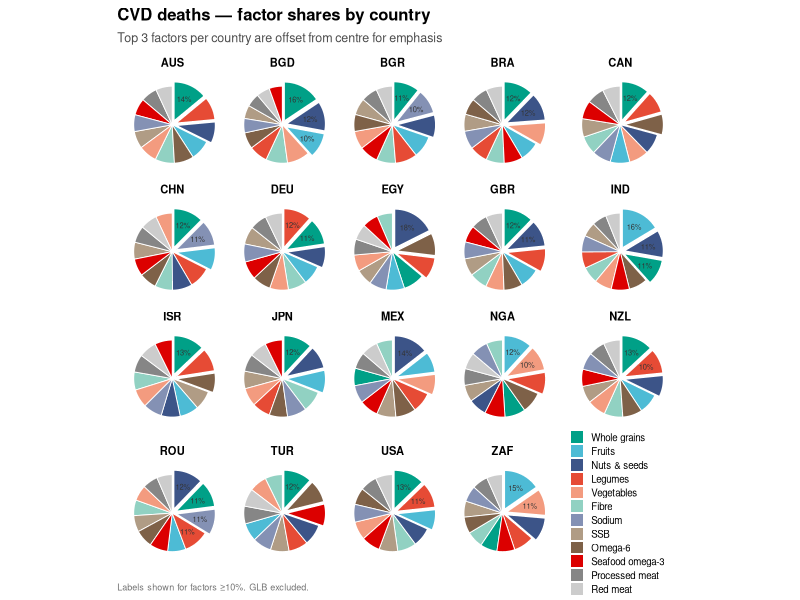
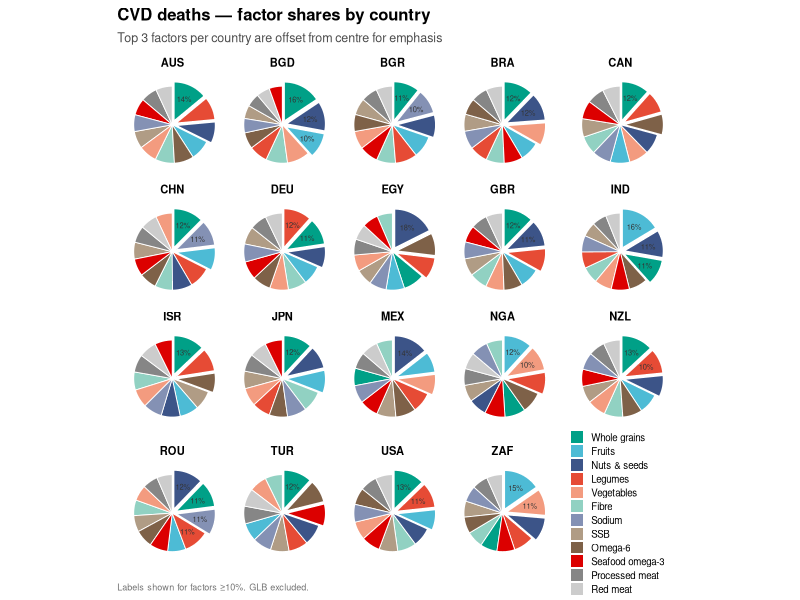
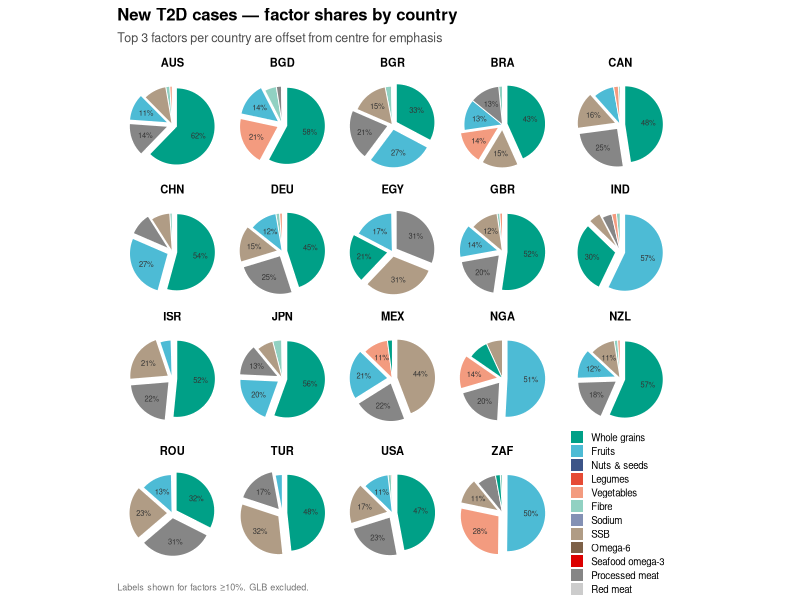
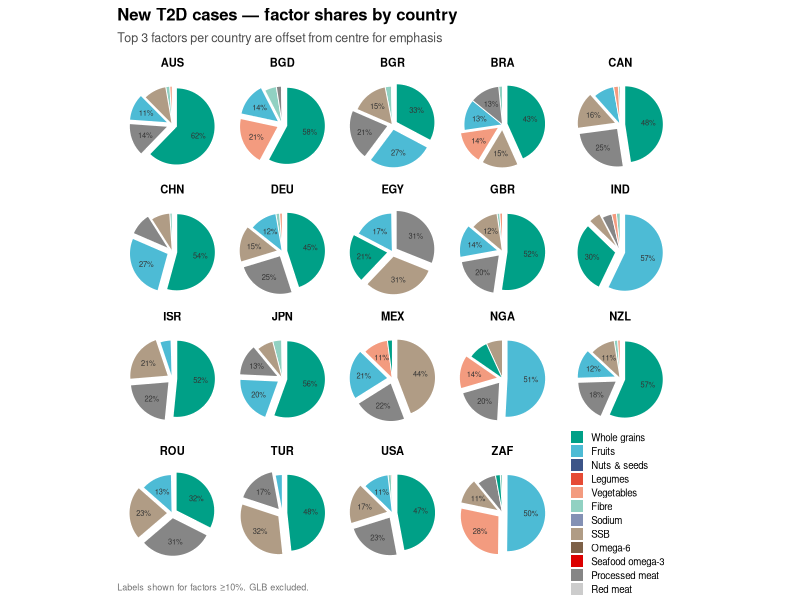

Source code (R) for these figures, in order:
suppressPackageStartupMessages({
  library(ggplot2); library(dplyr); library(patchwork); library(cowplot)
  if (!requireNamespace("ggforce", quietly=TRUE)) install.packages("ggforce", repos="https://cloud.r-project.org")
  library(ggforce)
})

d <- read.csv("results/figure5_matrix_19c.csv") %>% filter(iso3 != "GLB")
lab <- c(v01="Fruits", v02="Vegetables", v05="Legumes", v06="Nuts & seeds",
         v08="Whole grains", v09="Processed meat", v10="Red meat",
         v15="SSB", v29="Omega-6", v30="Seafood omega-3", v34="Fibre", v37="Sodium")
d$factor <- lab[d$gdd_var]

FAC_PAL <- c(
  "Whole grains"="#00A087", "Fruits"="#4DBBD5", "Nuts & seeds"="#3C5488",
  "Legumes"="#E64B35", "Vegetables"="#F39B7F", "Fibre"="#91D1C2",
  "Sodium"="#8491B4", "SSB"="#B09C85", "Omega-6"="#7E6148",
  "Seafood omega-3"="#DC0000", "Processed meat"="#868686", "Red meat"="#CCCCCC")

mk_pies <- function(outcomes, title_str, out_stem) {
  dd <- d %>% filter(outcome %in% outcomes) %>%
    group_by(iso3, factor) %>% summarise(val = sum(pmax(averted_10yr, 0)), .groups="drop") %>%
    filter(val > 0) %>%
    group_by(iso3) %>% mutate(share = val / sum(val)) %>% ungroup()

  isos <- sort(unique(dd$iso3))
  plots <- list()

  for (iso in isos) {
    sub <- dd %>% filter(iso3 == iso) %>% arrange(desc(share)) %>%
      mutate(rnk = row_number())

    sub$end   <- cumsum(sub$share) * 2 * pi
    sub$start <- c(0, head(sub$end, -1))
    sub$mid   <- (sub$start + sub$end) / 2

    EXP <- 0.12
    sub$x0 <- ifelse(sub$rnk <= 3, EXP * sin(sub$mid), 0)
    sub$y0 <- ifelse(sub$rnk <= 3, EXP * cos(sub$mid), 0)

    sub$lbl <- ifelse(sub$share >= 0.10, sprintf("%.0f%%", sub$share * 100), "")
    LR <- 0.62
    sub$lx <- sub$x0 + LR * sin(sub$mid)
    sub$ly <- sub$y0 + LR * cos(sub$mid)

    p <- ggplot(sub) +
      geom_arc_bar(aes(x0 = x0, y0 = y0, r0 = 0, r = 1,
                       start = start, end = end, fill = factor),
                   colour = "white", linewidth = .3) +
      geom_text(aes(x = lx, y = ly, label = lbl), size = 1.9, colour = "grey20") +
      scale_fill_manual(values = FAC_PAL, drop = TRUE, guide = "none") +
      coord_fixed(xlim = c(-1.3, 1.3), ylim = c(-1.3, 1.3)) +
      labs(title = iso) +
      theme_void(base_size = 7) +
      theme(plot.title = element_text(face = "bold", size = 8, hjust = .5))
    plots[[iso]] <- p
  }

  leg_df <- data.frame(factor = factor(names(FAC_PAL), levels = names(FAC_PAL)), y = 1)
  p_leg <- ggplot(leg_df, aes(factor, y, fill = factor)) +
    geom_col() + scale_fill_manual(values = FAC_PAL, name = NULL) +
    guides(fill = guide_legend(ncol = 1)) +
    theme_void() + theme(legend.text = element_text(size = 7),
                         legend.key.size = unit(.35, "cm"))
  plots[["legend"]] <- wrap_elements(get_legend(p_leg))

  combined <- wrap_plots(plots, ncol = 5) +
    plot_annotation(title = title_str,
      subtitle = "Top 3 factors per country are offset from centre for emphasis",
      caption = "Labels shown for factors \u226510%. GLB excluded.",
      theme = theme(plot.title = element_text(face = "bold", size = 12),
        plot.subtitle = element_text(size = 9, colour = "grey30"),
        plot.caption = element_text(size = 6.5, colour = "grey45", hjust = 0)))

  ggsave(paste0("figures/", out_stem, ".pdf"), combined, width = 12, height = 10, device = cairo_pdf)
  ggsave(paste0("figures/", out_stem, ".png"), combined, width = 12, height = 10, dpi = 350)
  cat(sprintf("done: %s\n", out_stem))
}

mk_pies(c("IHD","IschStroke"), "CVD deaths — factor shares by country", "figure5_pies_cvd")
mk_pies("T2D_incidence", "New T2D cases — factor shares by country", "figure5_pies_t2d")
